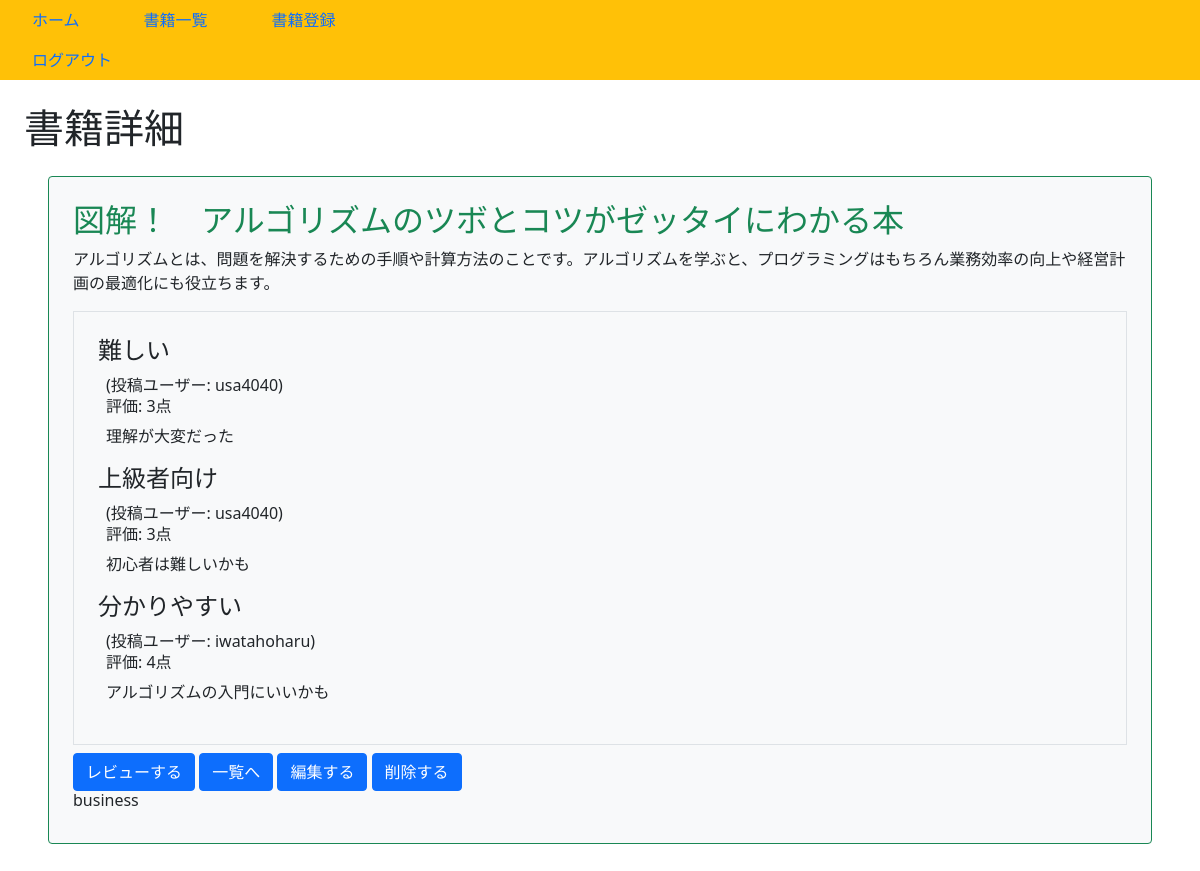
Screenshot of /book/7/detail (signed in) with the database file from the repository.
### book/models.py (models this page shows, shortened)
class Book(models.Model):
    title = models.CharField(max_length=100)
    text = models.TextField()
    thumbnail = models.ImageField(null=True, blank=True)
    category = models.CharField(
        max_length=100,
        choices=CATEGORY
    )
    user = models.ForeignKey('auth.user',on_delete=models.CASCADE)

class Review(models.Model):
    book = models.ForeignKey(Book, on_delete=models.CASCADE)
    title = models.CharField(max_length=100)
    text = models.TextField()
    rate = models.IntegerField(choices=RATE_CHOICES)
    user = models.ForeignKey('auth.User', on_delete=models.CASCADE)

### book/views.py (the view)
# urls.py: path('book/<int:pk>/detail', views.DetailBookView.as_view(), name='detail-book'),
class DetailBookView(LoginRequiredMixin, DetailView):
    template_name = 'book/book_detail.html'
    model = Book

### book/templates/book/book_detail.html (shortened to what this page needs)
{% extends 'base.html' %}
{% block h1 %}書籍詳細{% endblock %}
{% block content %}
    <div class="p-4 m-4 bg bg-light border border-success rounded">
        <h2 class="text-success">{{ object.title }}</h2>
        <p>{{ object.text }}</p>
        <div class="border p-4 mb-2">
            {% for review in object.review_set.all %}
            <div>
                <h3 class="h4">{{ review.title }}</h3>
                <div class="px-2">
                    <span>(投稿ユーザー: {{ review.user.username }})</span>
                    <h6>評価: {{ review.rate }}点</h6>
                    <p>{{ review.text }}</p>
                </div>
            </div>
            {% endfor %}
        </div>
        <a href="{% url 'review' object.pk %}" class="btn btn-primary">レビューする</a>
        <a href="{% url 'list-book' %}" class="btn btn-primary">一覧へ</a>
        <a href="{% url 'update-book' object.pk %}" class="btn btn-primary">編集する</a>
        <a href="{% url 'delete-book' object.pk %}" class="btn btn-primary">削除する</a>
        <h6 class="card-title">{{ object.category }}</h6>
    </div>
{% endblock content %}

### book/static/book/css/style.css (style rules this page uses)
a { text-decoration: none; }

### rows the page displays
Book: title "図解！ アルゴリズムのツボとコツがゼッタイにわかる本", text "アルゴリズムとは、問題を解決するための手順や計算方法のことです。アルゴリズムを学ぶと、プログラミングはもちろん業務効率の向上や経営計画の最適化にも役立ちます。", category "business"
Review: title "難しい", user.username "usa4040", rate "3", text "理解が大変だった"
Review: title "上級者向け", user.username "usa4040", rate "3", text "初心者は難しいかも"
Review: title "分かりやすい", user.username "iwatahoharu", rate "4", text "アルゴリズムの入門にいいかも"
